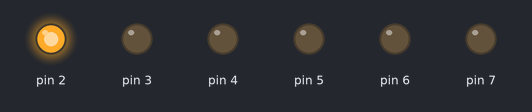
A sketch run on a simulated Arduino Uno, built with avr-gcc and run on an emulated ATmega328P. Parts: output pins drawn as LEDs (lit = HIGH).

Above: at 1.0 s.
At 3.0 s:
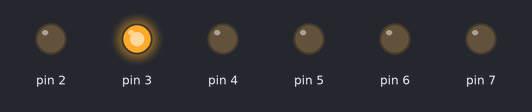
At 5.0 s:
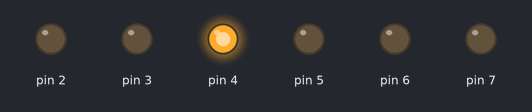
At 7.0 s:
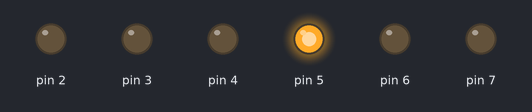
At 9.0 s:
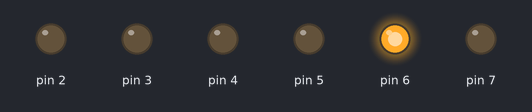
At 17.0 s:
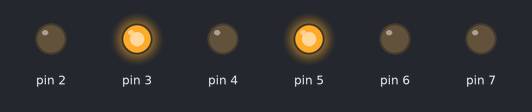
Timing chart, 0 to 18.2 s (numbered marks = the images above):
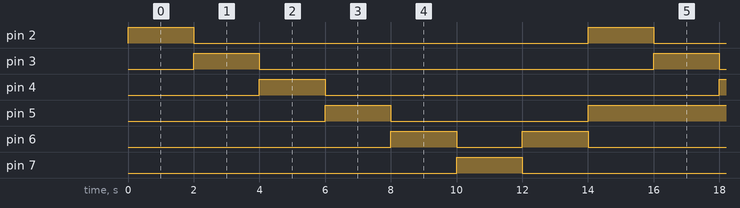

The sketch:

sketch_may31a.ino
```cpp
void setup() {
  // put your setup code here, to run once:
  pinMode(2,OUTPUT);
  pinMode(3,OUTPUT);
  pinMode(4,OUTPUT);
  pinMode(5,OUTPUT);
  pinMode(6,OUTPUT);
  pinMode(7,OUTPUT);


}

void loop() {
  // put your main code here, to run repeatedly:
  digitalWrite(2,HIGH);
  delay(2000);
  digitalWrite(2,LOW);
  digitalWrite(3,HIGH);
  delay(2000);
  digitalWrite(3,LOW);
  digitalWrite(4,HIGH);
  delay(2000);
  digitalWrite(4,LOW);
  digitalWrite(5,HIGH);
  delay(2000);
  digitalWrite(5,LOW);
  digitalWrite(6,HIGH);
  delay(2000);
  digitalWrite(6,LOW);
  digitalWrite(7,HIGH);
  delay(2000);
  digitalWrite(7,LOW);
  digitalWrite(6,HIGH);
  delay(2000);
  digitalWrite(6,LOW);
  digitalWrite(5,HIGH);
}
```

Measured:
- by itself, pin 2–4, pin 7: alternates HIGH for 2.0 s and LOW for 12.0 s
- by itself, pin 5: repeats every 14.0 s: LOW 6.0 s, HIGH 8.0 s
- by itself, pin 6: repeats every 14.0 s: LOW 2.0 s, HIGH 2.0 s, LOW 8.0 s, HIGH 2.0 s
